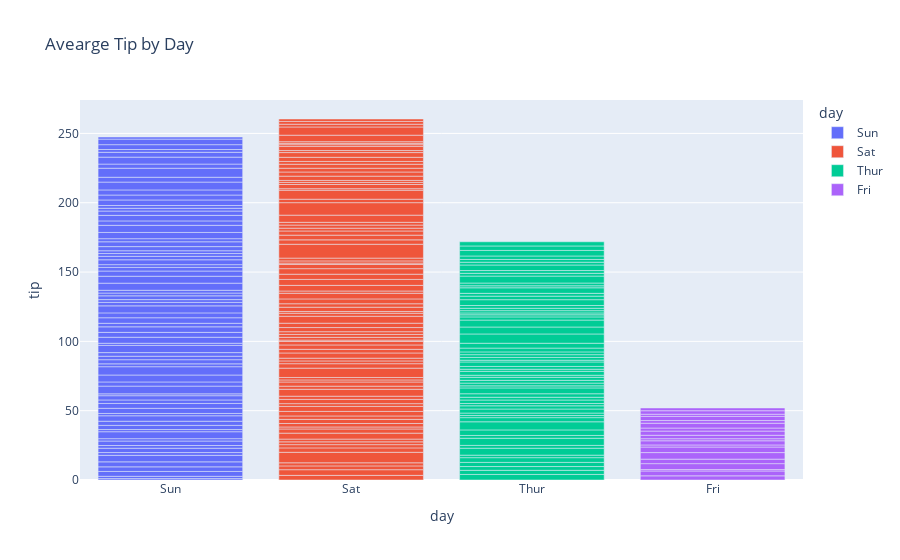

The code cell stored with this chart in its notebook:
### Markdown cell above
**INTERACTIVE VISUALIZATION**

### Code cell
px.bar(df, x='day',y='tip',color='day', title='Avearge Tip by Day',
           color_continuous_scale='viridus')

### Figure 1 — Plotly figure (JSON) as saved in the notebook; plotly's stock layout.template omitted (floating-point values rounded to 4 significant figures)
{"data": [{"hovertemplate": "day=%{x}<br>tip=%{y}<extra></extra>", "legendgroup": "Sun", "marker": {"color": "#636efa", "pattern": {"shape": ""}}, "name": "Sun", "orientation": "v", "showlegend": true, "textposition": "auto", "type": "bar", "x": ["Sun", "Sun", "Sun", "Sun", "Sun", "Sun", "Sun", "Sun", "Sun", "Sun", "Sun", "Sun", "Sun", "Sun", "Sun", "Sun", "Sun", "Sun", "Sun", "Sun", "Sun", "Sun", "Sun", "Sun", "Sun", "Sun", "Sun", "Sun", "Sun", "Sun", "Sun", "Sun", "Sun", "Sun", "Sun", "Sun", "Sun", "Sun", "Sun", "Sun", "Sun", "Sun", "Sun", "Sun", "Sun", "Sun", "Sun", "Sun", "Sun", "Sun", "Sun", "Sun", "Sun", "Sun", "Sun", "Sun", "Sun", "Sun", "Sun", "Sun", "Sun", "Sun", "Sun", "Sun", "Sun", "Sun", "Sun", "Sun", "Sun", "Sun", "Sun", "Sun", "Sun", "Sun", "Sun", "Sun"], "xaxis": "x", "y": [1.01, 1.66, 3.5, 3.31, 3.61, 4.71, 2.0, 3.12, 1.96, 3.23, 1.71, 5.0, 1.57, 3.0, 3.02, 3.92, 1.67, 3.71, 3.5, 2.54, 3.06, 1.32, 5.6, 3.0, 5.0, 6.0, 2.05, 3.0, 2.5, 2.6, 5.2, 1.56, 4.34, 3.51, 4.0, 2.55, 4.0, 3.5, 5.07, 2.5, 2.0, 2.74, 2.0, 2.0, 5.14, 5.0, 3.75, 2.61, 2.0, 3.5, 2.5, 2.0, 2.0, 3.0, 3.48, 2.24, 4.5, 5.15, 3.18, 4.0, 3.11, 2.0, 2.0, 4.0, 3.55, 3.68, 5.65, 3.5, 6.5, 3.0, 5.0, 3.5, 2.0, 3.5, 4.0, 1.5], "yaxis": "y"}, {"hovertemplate": "day=%{x}<br>tip=%{y}<extra></extra>", "legendgroup": "Sat", "marker": {"color": "#EF553B", "pattern": {"shape": ""}}, "name": "Sat", "orientation": "v", "showlegend": true, "textposition": "auto", "type": "bar", "x": ["Sat", "Sat", "Sat", "Sat", "Sat", "Sat", "Sat", "Sat", "Sat", "Sat", "Sat", "Sat", "Sat", "Sat", "Sat", "Sat", "Sat", "Sat", "Sat", "Sat", "Sat", "Sat", "Sat", "Sat", "Sat", "Sat", "Sat", "Sat", "Sat", "Sat", "Sat", "Sat", "Sat", "Sat", "Sat", "Sat", "Sat", "Sat", "Sat", "Sat", "Sat", "Sat", "Sat", "Sat", "Sat", "Sat", "Sat", "Sat", "Sat", "Sat", "Sat", "Sat", "Sat", "Sat", "Sat", "Sat", "Sat", "Sat", "Sat", "Sat", "Sat", "Sat", "Sat", "Sat", "Sat", "Sat", "Sat", "Sat", "Sat", "Sat", "Sat", "Sat", "Sat", "Sat", "Sat", "Sat", "Sat", "Sat", "Sat", "Sat", "Sat", "Sat", "Sat", "Sat", "Sat", "Sat", "Sat"], "xaxis": "x", "y": [3.35, 4.08, 2.75, 2.23, 7.58, 3.18, 2.34, 2.0, 2.0, 4.3, 3.0, 1.45, 2.5, 3.0, 2.45, 3.27, 3.6, 2.0, 3.07, 2.31, 5.0, 2.24, 3.0, 1.5, 1.76, 6.73, 3.21, 2.0, 1.98, 3.76, 2.64, 3.15, 2.47, 1.0, 2.01, 2.09, 1.97, 3.0, 3.14, 5.0, 2.2, 1.25, 3.08, 2.5, 3.48, 4.08, 1.64, 4.06, 4.29, 3.76, 4.0, 3.0, 1.0, 1.61, 2.0, 10.0, 3.16, 3.41, 3.0, 2.03, 2.23, 2.0, 5.16, 9.0, 2.5, 6.5, 1.1, 3.0, 1.5, 1.44, 3.09, 3.0, 2.72, 2.88, 2.0, 3.0, 3.39, 1.47, 3.0, 1.25, 1.0, 1.17, 4.67, 5.92, 2.0, 2.0, 1.75], "yaxis": "y"}, {"hovertemplate": "day=%{x}<br>tip=%{y}<extra></extra>", "legendgroup": "Thur", "marker": {"color": "#00cc96", "pattern": {"shape": ""}}, "name": "Thur", "orientation": "v", "showlegend": true, "textposition": "auto", "type": "bar", "x": ["Thur", "Thur", "Thur", "Thur", "Thur", "Thur", "Thur", "Thur", "Thur", "Thur", "Thur", "Thur", "Thur", "Thur", "Thur", "Thur", "Thur", "Thur", "Thur", "Thur", "Thur", "Thur", "Thur", "Thur", "Thur", "Thur", "Thur", "Thur", "Thur", "Thur", "Thur", "Thur", "Thur", "Thur", "Thur", "Thur", "Thur", "Thur", "Thur", "Thur", "Thur", "Thur", "Thur", "Thur", "Thur", "Thur", "Thur", "Thur", "Thur", "Thur", "Thur", "Thur", "Thur", "Thur", "Thur", "Thur", "Thur", "Thur", "Thur", "Thur", "Thur", "Thur"], "xaxis": "x", "y": [4.0, 3.0, 2.71, 3.0, 3.4, 1.83, 5.0, 2.03, 5.17, 2.0, 4.0, 5.85, 3.0, 1.5, 1.8, 2.92, 2.31, 1.68, 2.5, 2.0, 2.52, 4.2, 1.48, 2.0, 2.0, 2.18, 1.5, 2.83, 1.5, 2.0, 3.25, 1.25, 2.0, 2.0, 2.0, 2.75, 3.5, 6.7, 5.0, 5.0, 2.3, 1.5, 1.36, 1.63, 1.73, 2.0, 4.19, 2.56, 2.02, 4.0, 1.44, 2.0, 5.0, 2.0, 2.0, 4.0, 2.01, 2.0, 2.5, 4.0, 3.23, 3.0], "yaxis": "y"}, {"hovertemplate": "day=%{x}<br>tip=%{y}<extra></extra>", "legendgroup": "Fri", "marker": {"color": "#ab63fa", "pattern": {"shape": ""}}, "name": "Fri", "orientation": "v", "showlegend": true, "textposition": "auto", "type": "bar", "x": ["Fri", "Fri", "Fri", "Fri", "Fri", "Fri", "Fri", "Fri", "Fri", "Fri", "Fri", "Fri", "Fri", "Fri", "Fri", "Fri", "Fri", "Fri", "Fri"], "xaxis": "x", "y": [3.0, 3.5, 1.0, 4.3, 3.25, 4.73, 4.0, 1.5, 3.0, 1.5, 2.5, 3.0, 2.2, 3.48, 1.92, 3.0, 1.58, 2.5, 2.0], "yaxis": "y"}], "layout": {"barmode": "relative", "legend": {"title": {"text": "day"}, "tracegroupgap": 0}, "title": {"text": "Avearge Tip by Day"}, "xaxis": {"anchor": "y", "categoryarray": ["Sun", "Sat", "Thur", "Fri"], "categoryorder": "array", "domain": [0, 1], "title": {"text": "day"}}, "yaxis": {"anchor": "x", "domain": [0, 1], "title": {"text": "tip"}}}}
